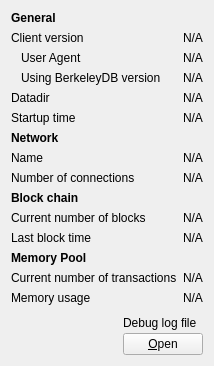
     <widget class="QWidget" name="page">
      <layout class="QVBoxLayout" name="verticalLayout_3">
       <item>
        <layout class="QGridLayout" name="gridLayout">
         <item row="2" column="0">
          <widget class="QLabel" name="labelClientUserAgent">
           <property name="text">
            <string>User Agent</string>
           </property>
           <property name="indent">
            <number>10</number>
           </property>
          </widget>
         </item>
         <item row="9" column="0">
          <widget class="QLabel" name="labelBlockchain">
           <property name="font">
            <font>
             <weight>75</weight>
             <bold>true</bold>
            </font>
           </property>
           <property name="text">
            <string>Block chain</string>
           </property>
          </widget>
         </item>
         <item row="1" column="0">
          <widget class="QLabel" name="label_6">
           <property name="text">
            <string>Client version</string>
           </property>
          </widget>
         </item>
         <item row="0" column="0">
          <widget class="QLabel" name="labelGeneral">
           <property name="font">
            <font>
             <weight>75</weight>
             <bold>true</bold>
            </font>
           </property>
           <property name="text">
            <string>General</string>
           </property>
          </widget>
         </item>
         <item row="12" column="0">
          <widget class="QLabel" name="labelMempool">
           <property name="font">
            <font>
             <weight>75</weight>
             <bold>true</bold>
            </font>
           </property>
           <property name="text">
            <string>Memory Pool</string>
           </property>
          </widget>
         </item>
         <item row="10" column="0">
          <widget class="QLabel" name="label_3">
           <property name="text">
            <string>Current number of blocks</string>
           </property>
          </widget>
         </item>
         <item row="6" column="0">
          <widget class="QLabel" name="labelNetwork">
           <property name="font">
            <font>
             <weight>75</weight>
             <bold>true</bold>
            </font>
           </property>
           <property name="text">
            <string>Network</string>
           </property>
          </widget>
         </item>
         <item row="8" column="0">
          <widget class="QLabel" name="label_7">
           <property name="text">
            <string>Number of connections</string>
           </property>
          </widget>
         </item>
         <item row="5" column="0">
          <widget class="QLabel" name="label_13">
           <property name="text">
            <string>Startup time</string>
           </property>
          </widget>
         </item>
         <item row="7" column="0">
          <widget class="QLabel" name="label_8">
           <property name="text">
            <string>Name</string>
           </property>
          </widget>
         </item>
         <item row="11" column="0">
          <widget class="QLabel" name="labelLastBlockTime">
           <property name="text">
            <string>Last block time</string>
           </property>
          </widget>
         </item>
         <item row="3" column="0">
          <widget class="QLabel" name="label_berkeleyDBVersion">
           <property name="text">
            <string>Using BerkeleyDB version</string>
           </property>
           <property name="indent">
            <number>10</number>
           </property>
          </widget>
         </item>
         <item row="4" column="0">
          <widget class="QLabel" name="label_12">
           <property name="text">
            <string>Datadir</string>
           </property>
          </widget>
         </item>
         <item row="14" column="0">
          <widget class="QLabel" name="labelMemoryUsage">
           <property name="text">
            <string>Memory usage</string>
           </property>
          </widget>
         </item>
         <item row="13" column="0">
          <widget class="QLabel" name="labelNumberOfTransactions">
           <property name="text">
            <string>Current number of transactions</string>
           </property>
          </widget>
         </item>
         <item row="1" column="1">
          <widget class="QLabel" name="clientVersion">
           <property name="cursor">
            <cursorShape>IBeamCursor</cursorShape>
           </property>
           <property name="text">
            <string>N/A</string>
           </property>
           <property name="textFormat">
            <enum>Qt::PlainText</enum>
           </property>
           <property name="textInteractionFlags">
            <set>Qt::LinksAccessibleByMouse|Qt::TextSelectableByKeyboard|Qt::TextSelectableByMouse</set>
           </property>
          </widget>
         </item>
         <item row="2" column="1">
          <widget class="QLabel" name="clientUserAgent">
           <property name="cursor">
            <cursorShape>IBeamCursor</cursorShape>
           </property>
           <property name="text">
            <string>N/A</string>
           </property>
           <property name="textFormat">
            <enum>Qt::PlainText</enum>
           </property>
           <property name="textInteractionFlags">
            <set>Qt::LinksAccessibleByMouse|Qt::TextSelectableByKeyboard|Qt::TextSelectableByMouse</set>
           </property>
          </widget>
         </item>
         <item row="3" column="1">
          <widget class="QLabel" name="berkeleyDBVersion">
           <property name="cursor">
            <cursorShape>IBeamCursor</cursorShape>
           </property>
           <property name="text">
            <string>N/A</string>
           </property>
           <property name="textFormat">
            <enum>Qt::PlainText</enum>
           </property>
           <property name="textInteractionFlags">
            <set>Qt::LinksAccessibleByMouse|Qt::TextSelectableByKeyboard|Qt::TextSelectableByMouse</set>
           </property>
          </widget>
         </item>
         <item row="4" column="1">
          <widget class="QLabel" name="dataDir">
           <property name="cursor">
            <cursorShape>IBeamCursor</cursorShape>
           </property>
           <property name="text">
            <string>N/A</string>
           </property>
           <property name="textFormat">
            <enum>Qt::PlainText</enum>
           </property>
           <property name="wordWrap">
            <bool>true</bool>
           </property>
           <property name="textInteractionFlags">
            <set>Qt::LinksAccessibleByMouse|Qt::TextSelectableByKeyboard|Qt::TextSelectableByMouse</set>
           </property>
          </widget>
         </item>
         <item row="5" column="1">
          <widget class="QLabel" name="startupTime">
           <property name="cursor">
            <cursorShape>IBeamCursor</cursorShape>
           </property>
           <property name="text">
            <string>N/A</string>
           </property>
           <property name="textFormat">
            <enum>Qt::PlainText</enum>
           </property>
           <property name="textInteractionFlags">
            <set>Qt::LinksAccessibleByMouse|Qt::TextSelectableByKeyboard|Qt::TextSelectableByMouse</set>
           </property>
          </widget>
         </item>
         <item row="7" column="1">
          <widget class="QLabel" name="networkName">
           <property name="cursor">
            <cursorShape>IBeamCursor</cursorShape>
           </property>
           <property name="text">
            <string>N/A</string>
           </property>
           <property name="textFormat">
            <enum>Qt::PlainText</enum>
           </property>
           <property name="textInteractionFlags">
            <set>Qt::LinksAccessibleByMouse|Qt::TextSelectableByKeyboard|Qt::TextSelectableByMouse</set>
           </property>
          </widget>
         </item>
         <item row="8" column="1">
          <widget class="QLabel" name="numberOfConnections">
           <property name="cursor">
            <cursorShape>IBeamCursor</cursorShape>
           </property>
           <property name="text">
            <string>N/A</string>
           </property>
           <property name="textFormat">
            <enum>Qt::PlainText</enum>
           </property>
           <property name="textInteractionFlags">
            <set>Qt::LinksAccessibleByMouse|Qt::TextSelectableByKeyboard|Qt::TextSelectableByMouse</set>
           </property>
          </widget>
         </item>
         <item row="10" column="1">
          <widget class="QLabel" name="numberOfBlocks">
           <property name="cursor">
            <cursorShape>IBeamCursor</cursorShape>
           </property>
           <property name="text">
            <string>N/A</string>
           </property>
           <property name="textFormat">
            <enum>Qt::PlainText</enum>
           </property>
           <property name="textInteractionFlags">
            <set>Qt::LinksAccessibleByMouse|Qt::TextSelectableByKeyboard|Qt::TextSelectableByMouse</set>
           </property>
          </widget>
         </item>
         <item row="11" column="1">
          <widget class="QLabel" name="lastBlockTime">
           <property name="cursor">
            <cursorShape>IBeamCursor</cursorShape>
           </property>
           <property name="text">
            <string>N/A</string>
           </property>
           <property name="textFormat">
            <enum>Qt::PlainText</enum>
           </property>
           <property name="textInteractionFlags">
            <set>Qt::LinksAccessibleByMouse|Qt::TextSelectableByKeyboard|Qt::TextSelectableByMouse</set>
           </property>
          </widget>
         </item>
         <item row="13" column="1">
          <widget class="QLabel" name="mempoolNumberTxs">
           <property name="cursor">
            <cursorShape>IBeamCursor</cursorShape>
           </property>
           <property name="text">
            <string>N/A</string>
           </property>
           <property name="textFormat">
            <enum>Qt::PlainText</enum>
           </property>
           <property name="textInteractionFlags">
            <set>Qt::LinksAccessibleByMouse|Qt::TextSelectableByKeyboard|Qt::TextSelectableByMouse</set>
           </property>
          </widget>
         </item>
         <item row="14" column="1">
          <widget class="QLabel" name="mempoolSize">
           <property name="cursor">
            <cursorShape>IBeamCursor</cursorShape>
           </property>
           <property name="text">
            <string>N/A</string>
           </property>
           <property name="textFormat">
            <enum>Qt::PlainText</enum>
           </property>
           <property name="textInteractionFlags">
            <set>Qt::LinksAccessibleByMouse|Qt::TextSelectableByKeyboard|Qt::TextSelectableByMouse</set>
           </property>
          </widget>
         </item>
        </layout>
       </item>
       <item>
        <layout class="QHBoxLayout" name="horizontalLayout_8">
         <item>
          <layout class="QHBoxLayout" name="horizontalLayout_3">
           <item>
            <spacer name="horizontalSpacer_2">
             <property name="orientation">
              <enum>Qt::Horizontal</enum>
             </property>
             <property name="sizeHint" stdset="0">
              <size>
               <width>40</width>
               <height>20</height>
              </size>
             </property>
            </spacer>
           </item>
           <item>
            <layout class="QVBoxLayout" name="verticalLayoutDebugButton">
             <property name="spacing">
              <number>3</number>
             </property>
             <item>
              <spacer name="verticalSpacer_2">
               <property name="orientation">
                <enum>Qt::Vertical</enum>
               </property>
               <property name="sizeHint" stdset="0">
                <size>
                 <width>10</width>
                 <height>5</height>
                </size>
               </property>
              </spacer>
             </item>
             <item>
              <widget class="QLabel" name="labelDebugLogfile">
               <property name="text">
                <string>Debug log file</string>
               </property>
              </widget>
             </item>
             <item>
              <widget class="QPushButton" name="openDebugLogfileButton">
               <property name="toolTip">
                <string>Open the %1 debug log file from the current data directory. This can take a few seconds for large log files.</string>
               </property>
               <property name="text">
                <string>&amp;Open</string>
               </property>
               <property name="autoDefault">
                <bool>false</bool>
               </property>
              </widget>
             </item>
            </layout>
           </item>
          </layout>
         </item>
        </layout>
       </item>
      </layout>
     </widget>
